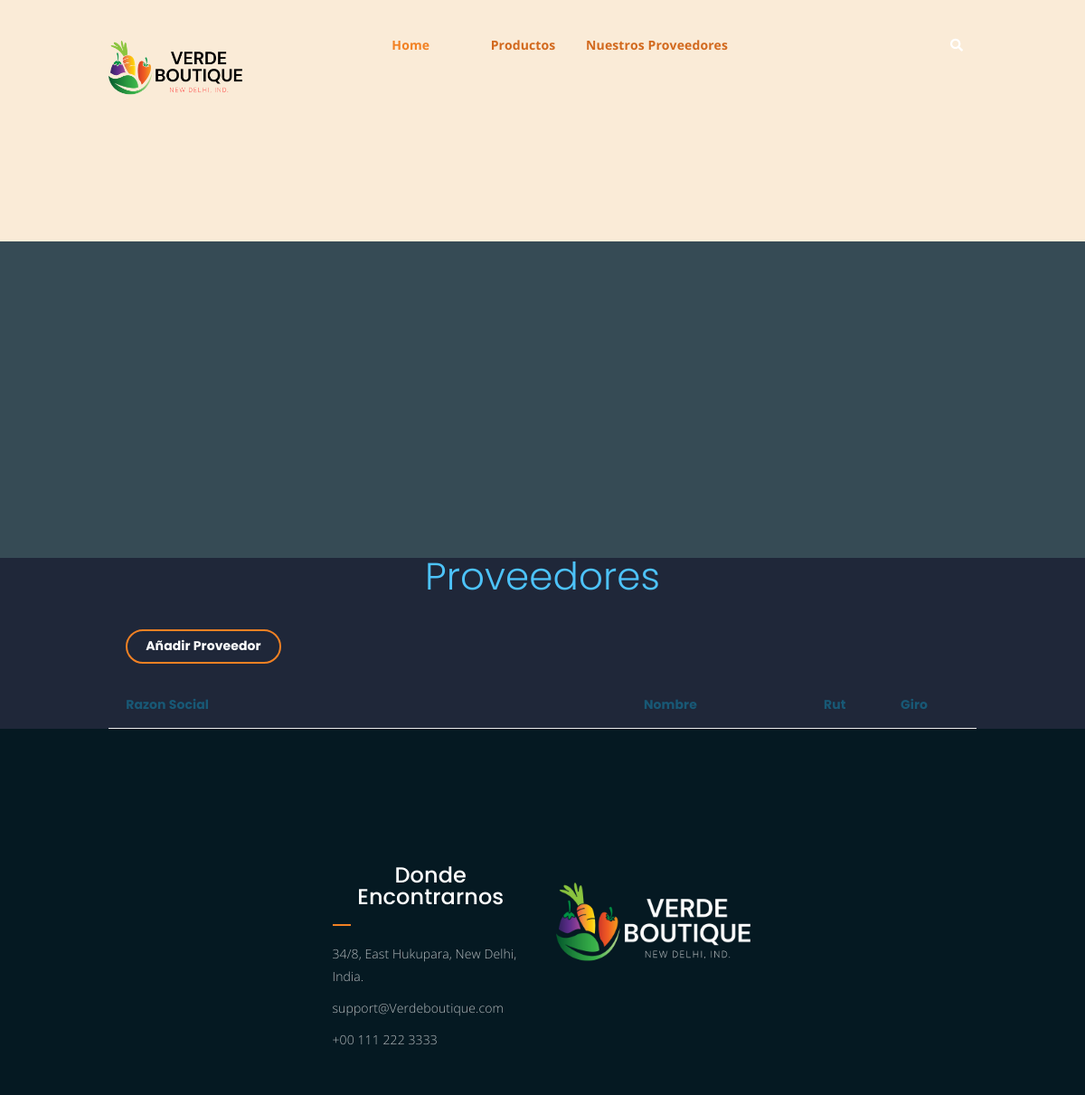
Page /Proveedores (signed in, upper part) on the earlier database version.
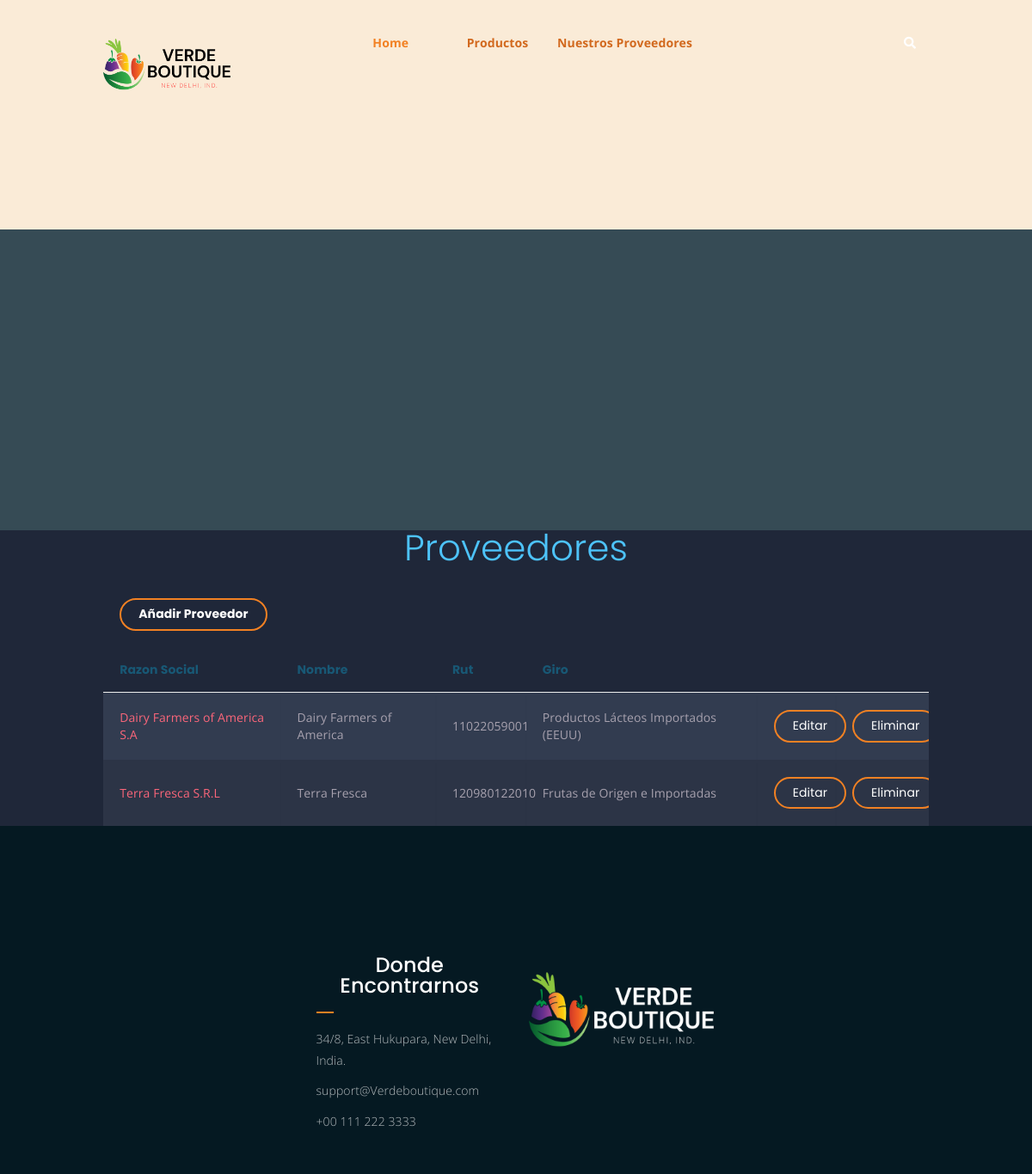
Same page on the later database version.
### Tienda/models.py (models this page shows, shortened)
class Proveedor(models.Model):
    razonsocial = models.CharField(max_length=60)
    nombre = models.CharField(max_length=60)
    rut = models.IntegerField()
    giro = models.CharField(max_length=60)

### Tienda/views.py (the view)
# urls.py: path('Proveedores', views.ver_prov, name='Proveedor'),
@staff_member_required
def ver_prov(request):
    proveedores = Proveedor.objects.all()
    dicc = {"proveedores": proveedores}
    plantilla = loader.get_template("#6ProveedorList.html")
    documento = plantilla.render(dicc)
    return HttpResponse(documento)

### Tienda/template/#6ProveedorList.html (shortened to what this page needs)
<!DOCTYPE html>
<html lang="en">
	{%load static%}
<head>
	<link rel="stylesheet" href="{%static 'Tienda/assets/css/all.min.css' %}">
	<link rel="stylesheet" href="{%static 'Tienda/assets/bootstrap/css/bootstrap.min.css' %}">
	<link rel="stylesheet" href="{%static 'Tienda/assets/css/owl.carousel.css' %}">
	<link rel="stylesheet" href="{%static 'Tienda/assets/css/magnific-popup.css' %}">
	<link rel="stylesheet" href="{%static 'Tienda/assets/css/animate.css' %}">
	<link rel="stylesheet" href="{%static 'Tienda/assets/css/meanmenu.min.css' %}">
	<link rel="stylesheet" href="{%static 'Tienda/assets/css/main.css' %}">
	<link rel="stylesheet" href="{%static 'Tienda/assets/css/responsive.css' %}">
</head>
<body>
		<div class="top-header-area" id="sticker" style="background-color:antiquewhite; position:relative">
			<div class="container">
				<div class="row">
					<div class="col-lg-12 col-sm-12 text-center">
						<div class="main-menu-wrap">
							<div class="site-logo" style="position:inherit;">
								<a href="">
									<img src="{% static 'Tienda/assets/img/GreenFruitLogo2.png' %}" alt="">
								</a>
							</div>
							<nav class="main-menu" style="display: flexbox; background-color:antiquewhite">
								<ul>
									<li class="current-list-item"><a href="{%url 'Home'%}">Home</a>
									</li>
									<li><a href=""></a></li>
									<li><a href="" style="color: chocolate;">Productos</a>
									</li>
									<li><a href="" style="color: chocolate;">Nuestros Proveedores</a>
									</li>
									<li><a href=""></a></li>
									<li><a href=""></a></li>
									<li>
										<div class="header-icons">
											<a class="mobile-hide search-bar-icon" href="#"><i class="fas fa-search"></i></a>
										</div>
									</li>
								</ul>
							</nav>
						</div>
					</div>
				</div>
			</div>
		</div>
	<div class="breadcrumb-section breadcrumb-bg">
	</div>
		<div>
			<h1>Proveedores <span class="yellow"></pan></h1>
			<table class="container">
				<thead>
					<tr><th><a href="{%url 'AddProv' %}" class="bordered-btn" style="position: relative;">Añadir Proveedor</a></th></tr>
					<tr>
						<th><h1>Razon Social</h1></th>
						<th><h1>Nombre</h1></th>
						<th><h1>Rut</h1></th>
						<th><h1>Giro</h1></th>
					</tr>
				</thead>
				<tbody>
				{%for n in proveedores%}
					<tr>
						<td>{{n.razonsocial}}</td>
						<td>{{n.nombre}}</td>
						<td>{{n.rut}}</td>
						<td>{{n.giro}}</td>
						<td><a href="{%url 'EdtProv' n.id%}" class="bordered-btn" style="position: relative;">Editar</a></td>
						<td><a href="{%url 'DelProv' n.id%}" class="bordered-btn" style="position: relative;">Eliminar</a></td>
					</tr>
				{%endfor%}
				</tbody>
			</table>
		</div>
	<div class="footer-area">
		<div class="container">
			<div class="row">
				<div class="col-lg-3 col-md-6">
				</div>
				<div class="col-lg-3 col-md-6">
					<div class="footer-box get-in-touch">
						<h2 class="widget-title">Donde Encontrarnos</h2>
						<ul>
							<li>34/8, East Hukupara, New Delhi, India.</li>
							<li>support@Verdeboutique.com</li>
							<li>+00 111 222 3333</li>
						</ul>
					</div>
				</div>
				<div class="col-lg-3 col-md-6">
					<div class="footer-box pages">
					<img src="{%static 'Tienda/assets/img/GreenFruitLogo4.png' %}">
					</div>
				</div>
				<div class="col-lg-3 col-md-6">
				</div>
			</div>
		</div>
	</div>
</body>
</html>

Differences in the rows shown:
added Proveedor: razonsocial "Dairy Farmers of America S.A", nombre "Dairy Farmers of America", rut "11022059001", giro "Productos Lácteos Importados (EEUU)"
added Proveedor: razonsocial "Terra Fresca S.R.L", nombre "Terra Fresca", rut "120980122010", giro "Frutas de Origen e Importadas"
